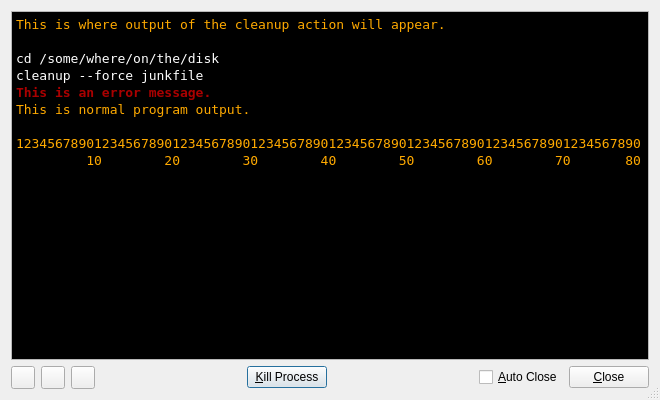
<?xml version="1.0" encoding="UTF-8"?>
<ui version="4.0">
 <class>OutputWindow</class>
 <widget class="QDialog" name="OutputWindow">
  <property name="geometry">
   <rect>
    <x>0</x>
    <y>0</y>
    <width>660</width>
    <height>400</height>
   </rect>
  </property>
  <property name="windowTitle">
   <string>Cleanup Output</string>
  </property>
  <property name="windowIcon">
   <iconset resource="icons.qrc">
    <normaloff>:/icons/terminal.png</normaloff>:/icons/terminal.png</iconset>
  </property>
  <property name="sizeGripEnabled">
   <bool>true</bool>
  </property>
  <layout class="QVBoxLayout" name="verticalLayout">
   <item>
    <widget class="QTextEdit" name="terminal">
     <property name="palette">
      <palette>
       <active>
        <colorrole role="Text">
         <brush brushstyle="SolidPattern">
          <color alpha="255">
           <red>255</red>
           <green>170</green>
           <blue>0</blue>
          </color>
         </brush>
        </colorrole>
        <colorrole role="Base">
         <brush brushstyle="SolidPattern">
          <color alpha="255">
           <red>0</red>
           <green>0</green>
           <blue>0</blue>
          </color>
         </brush>
        </colorrole>
        <colorrole role="PlaceholderText">
         <brush brushstyle="NoBrush">
          <color alpha="128">
           <red>255</red>
           <green>170</green>
           <blue>0</blue>
          </color>
         </brush>
        </colorrole>
       </active>
       <inactive>
        <colorrole role="Text">
         <brush brushstyle="SolidPattern">
          <color alpha="255">
           <red>255</red>
           <green>170</green>
           <blue>0</blue>
          </color>
         </brush>
        </colorrole>
        <colorrole role="Base">
         <brush brushstyle="SolidPattern">
          <color alpha="255">
           <red>0</red>
           <green>0</green>
           <blue>0</blue>
          </color>
         </brush>
        </colorrole>
        <colorrole role="PlaceholderText">
         <brush brushstyle="NoBrush">
          <color alpha="128">
           <red>255</red>
           <green>170</green>
           <blue>0</blue>
          </color>
         </brush>
        </colorrole>
       </inactive>
       <disabled>
        <colorrole role="Text">
         <brush brushstyle="SolidPattern">
          <color alpha="255">
           <red>128</red>
           <green>128</green>
           <blue>128</blue>
          </color>
         </brush>
        </colorrole>
        <colorrole role="Base">
         <brush brushstyle="SolidPattern">
          <color alpha="255">
           <red>255</red>
           <green>255</green>
           <blue>255</blue>
          </color>
         </brush>
        </colorrole>
        <colorrole role="PlaceholderText">
         <brush brushstyle="NoBrush">
          <color alpha="128">
           <red>255</red>
           <green>170</green>
           <blue>0</blue>
          </color>
         </brush>
        </colorrole>
       </disabled>
      </palette>
     </property>
     <property name="font">
      <font>
       <family>DejaVu Sans Mono</family>
       <weight>50</weight>
       <bold>false</bold>
      </font>
     </property>
     <property name="lineWrapMode">
      <enum>QTextEdit::NoWrap</enum>
     </property>
     <property name="html">
      <string>&lt;!DOCTYPE HTML PUBLIC &quot;-//W3C//DTD HTML 4.0//EN&quot; &quot;http://www.w3.org/TR/REC-html40/strict.dtd&quot;&gt;
&lt;html&gt;&lt;head&gt;&lt;meta name=&quot;qrichtext&quot; content=&quot;1&quot; /&gt;&lt;style type=&quot;text/css&quot;&gt;
p, li { white-space: pre-wrap; }
&lt;/style&gt;&lt;/head&gt;&lt;body style=&quot; font-family:'DejaVu Sans Mono'; font-size:10pt; font-weight:400; font-style:normal;&quot;&gt;
&lt;p style=&quot; margin-top:0px; margin-bottom:0px; margin-left:0px; margin-right:0px; -qt-block-indent:0; text-indent:0px;&quot;&gt;This is where output of the cleanup action will appear.&lt;/p&gt;
&lt;p style=&quot;-qt-paragraph-type:empty; margin-top:0px; margin-bottom:0px; margin-left:0px; margin-right:0px; -qt-block-indent:0; text-indent:0px;&quot;&gt;&lt;br /&gt;&lt;/p&gt;
&lt;p style=&quot; margin-top:0px; margin-bottom:0px; margin-left:0px; margin-right:0px; -qt-block-indent:0; text-indent:0px;&quot;&gt;&lt;span style=&quot; color:#ffffff;&quot;&gt;cd /some/where/on/the/disk&lt;/span&gt;&lt;/p&gt;
&lt;p style=&quot; margin-top:0px; margin-bottom:0px; margin-left:0px; margin-right:0px; -qt-block-indent:0; text-indent:0px;&quot;&gt;&lt;span style=&quot; color:#ffffff;&quot;&gt;cleanup --force junkfile&lt;/span&gt;&lt;/p&gt;
&lt;p style=&quot; margin-top:0px; margin-bottom:0px; margin-left:0px; margin-right:0px; -qt-block-indent:0; text-indent:0px;&quot;&gt;&lt;span style=&quot; font-weight:600; color:#aa0000;&quot;&gt;This is an error message.&lt;/span&gt;&lt;/p&gt;
&lt;p style=&quot; margin-top:0px; margin-bottom:0px; margin-left:0px; margin-right:0px; -qt-block-indent:0; text-indent:0px;&quot;&gt;This is normal program output.&lt;/p&gt;
&lt;p style=&quot;-qt-paragraph-type:empty; margin-top:0px; margin-bottom:0px; margin-left:0px; margin-right:0px; -qt-block-indent:0; text-indent:0px;&quot;&gt;&lt;br /&gt;&lt;/p&gt;
&lt;p style=&quot; margin-top:0px; margin-bottom:0px; margin-left:0px; margin-right:0px; -qt-block-indent:0; text-indent:0px;&quot;&gt;12345678901234567890123456789012345678901234567890123456789012345678901234567890&lt;/p&gt;
&lt;p style=&quot; margin-top:0px; margin-bottom:0px; margin-left:0px; margin-right:0px; -qt-block-indent:0; text-indent:0px;&quot;&gt;         10        20        30        40        50        60        70       80&lt;/p&gt;&lt;/body&gt;&lt;/html&gt;</string>
     </property>
     <property name="textInteractionFlags">
      <set>Qt::LinksAccessibleByMouse|Qt::TextSelectableByKeyboard|Qt::TextSelectableByMouse</set>
     </property>
    </widget>
   </item>
   <item>
    <layout class="QHBoxLayout" name="horizontalLayout">
     <item>
      <widget class="QToolButton" name="zoomInButton">
       <property name="icon">
        <iconset resource="icons.qrc">
         <normaloff>:/icons/magnifier-zoom-in.png</normaloff>:/icons/magnifier-zoom-in.png</iconset>
       </property>
      </widget>
     </item>
     <item>
      <widget class="QToolButton" name="zoomOutButton">
       <property name="icon">
        <iconset resource="icons.qrc">
         <normaloff>:/icons/magnifier-zoom-out.png</normaloff>:/icons/magnifier-zoom-out.png</iconset>
       </property>
      </widget>
     </item>
     <item>
      <widget class="QToolButton" name="resetZoomButton">
       <property name="icon">
        <iconset resource="icons.qrc">
         <normaloff>:/icons/magnifier-zoom-actual-equal.png</normaloff>:/icons/magnifier-zoom-actual-equal.png</iconset>
       </property>
      </widget>
     </item>
     <item>
      <spacer name="horizontalSpacer">
       <property name="orientation">
        <enum>Qt::Horizontal</enum>
       </property>
       <property name="sizeHint" stdset="0">
        <size>
         <width>0</width>
         <height>0</height>
        </size>
       </property>
      </spacer>
     </item>
     <item>
      <widget class="QPushButton" name="killButton">
       <property name="text">
        <string>&amp;Kill Process</string>
       </property>
      </widget>
     </item>
     <item>
      <spacer name="horizontalSpacer_2">
       <property name="orientation">
        <enum>Qt::Horizontal</enum>
       </property>
       <property name="sizeHint" stdset="0">
        <size>
         <width>0</width>
         <height>0</height>
        </size>
       </property>
      </spacer>
     </item>
     <item>
      <widget class="QCheckBox" name="autoCloseCheckBox">
       <property name="text">
        <string>&amp;Auto Close</string>
       </property>
      </widget>
     </item>
     <item>
      <widget class="QPushButton" name="closeButton">
       <property name="text">
        <string>&amp;Close</string>
       </property>
      </widget>
     </item>
    </layout>
   </item>
  </layout>
  <action name="actionZoomIn">
   <property name="icon">
    <iconset>
     <normaloff>:/icons/zoom-in.png</normaloff>:/icons/zoom-in.png</iconset>
   </property>
   <property name="text">
    <string>Zoom In</string>
   </property>
   <property name="toolTip">
    <string>Make the font of the output window larger.</string>
   </property>
   <property name="shortcut">
    <string>Ctrl++</string>
   </property>
  </action>
  <action name="actionZoomOut">
   <property name="icon">
    <iconset>
     <normaloff>:/icons/zoom-out.png</normaloff>:/icons/zoom-out.png</iconset>
   </property>
   <property name="text">
    <string>Zoom Out</string>
   </property>
   <property name="toolTip">
    <string>Make the font of the output window smaller.</string>
   </property>
   <property name="shortcut">
    <string>Ctrl+-</string>
   </property>
  </action>
  <action name="actionResetZoom">
   <property name="icon">
    <iconset>
     <normaloff>:/icons/zoom-best-fit.png</normaloff>:/icons/zoom-best-fit.png</iconset>
   </property>
   <property name="text">
    <string>Reset Zoom</string>
   </property>
   <property name="toolTip">
    <string>Use standard font size for the output window.</string>
   </property>
   <property name="shortcut">
    <string>Ctrl+0</string>
   </property>
  </action>
  <action name="actionKillProcess">
   <property name="icon">
    <iconset resource="icons.qrc">
     <normaloff>:/icons/stop.png</normaloff>:/icons/stop.png</iconset>
   </property>
   <property name="text">
    <string>Kill Process</string>
   </property>
   <property name="toolTip">
    <string>Forcefully kill the cleanup process.</string>
   </property>
  </action>
 </widget>
 <resources>
  <include location="icons.qrc"/>
 </resources>
 <connections>
  <connection>
   <sender>killButton</sender>
   <signal>clicked()</signal>
   <receiver>actionKillProcess</receiver>
   <slot>trigger()</slot>
   <hints>
    <hint type="sourcelabel">
     <x>271</x>
     <y>376</y>
    </hint>
    <hint type="destinationlabel">
     <x>-1</x>
     <y>-1</y>
    </hint>
   </hints>
  </connection>
  <connection>
   <sender>zoomInButton</sender>
   <signal>clicked()</signal>
   <receiver>actionZoomIn</receiver>
   <slot>trigger()</slot>
   <hints>
    <hint type="sourcelabel">
     <x>21</x>
     <y>376</y>
    </hint>
    <hint type="destinationlabel">
     <x>-1</x>
     <y>-1</y>
    </hint>
   </hints>
  </connection>
  <connection>
   <sender>zoomOutButton</sender>
   <signal>clicked()</signal>
   <receiver>actionZoomOut</receiver>
   <slot>trigger()</slot>
   <hints>
    <hint type="sourcelabel">
     <x>51</x>
     <y>376</y>
    </hint>
    <hint type="destinationlabel">
     <x>-1</x>
     <y>-1</y>
    </hint>
   </hints>
  </connection>
  <connection>
   <sender>resetZoomButton</sender>
   <signal>clicked()</signal>
   <receiver>actionResetZoom</receiver>
   <slot>trigger()</slot>
   <hints>
    <hint type="sourcelabel">
     <x>81</x>
     <y>376</y>
    </hint>
    <hint type="destinationlabel">
     <x>-1</x>
     <y>-1</y>
    </hint>
   </hints>
  </connection>
  <connection>
   <sender>closeButton</sender>
   <signal>clicked()</signal>
   <receiver>OutputWindow</receiver>
   <slot>close()</slot>
   <hints>
    <hint type="sourcelabel">
     <x>609</x>
     <y>377</y>
    </hint>
    <hint type="destinationlabel">
     <x>329</x>
     <y>199</y>
    </hint>
   </hints>
  </connection>
 </connections>
</ui>
